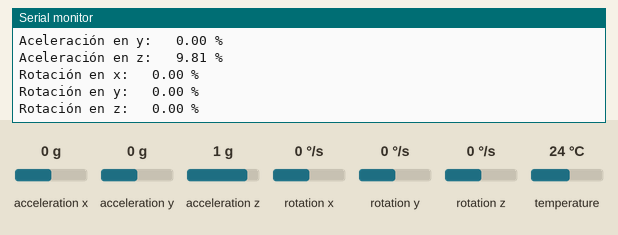
This sketch was run on a simulated ESP32. On the bench: the last lines printed to the serial monitor. The test bench sets the inputs (shaded band); at power-on: acceleration x 0 g, acceleration y 0 g, acceleration z 1 g, rotation x 0 °/s, rotation y 0 °/s, rotation z 0 °/s, temperature 24 °C. WiFi joins after 1.5 s; servers stay silent unless stated; no MQTT or app messages arrive unless stated.

Above: at 2.8 s.
2.9 s: acceleration x set to -1.4 g
At 4.5 s:
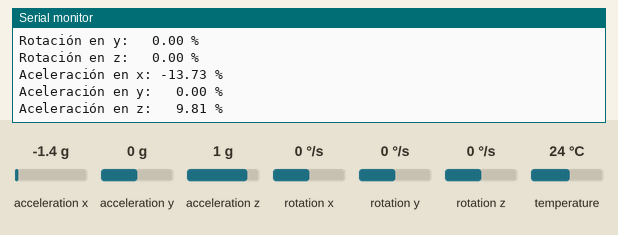
7.2 s: acceleration y set to -1.4 g
At 8.6 s:
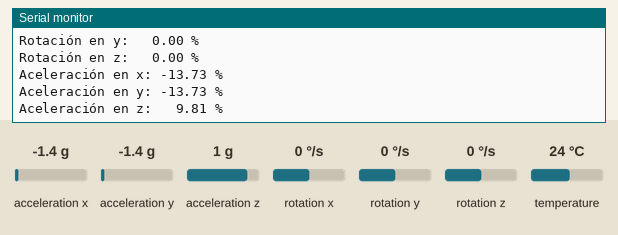
11.3 s: acceleration z set to -1.4 g
At 12.3 s:
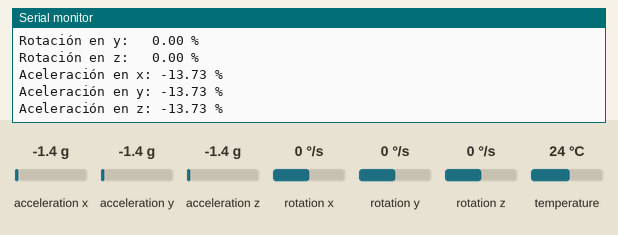
15.5 s: rotation x set to -192 °/s
At 17.9 s:
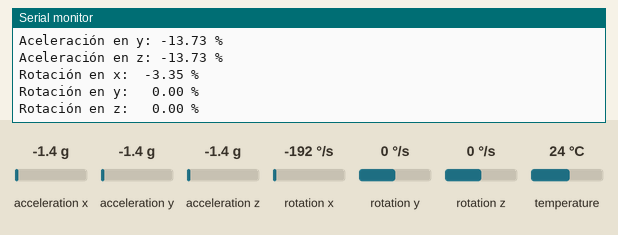
20.6 s: rotation y set to -192 °/s
At 24.1 s:
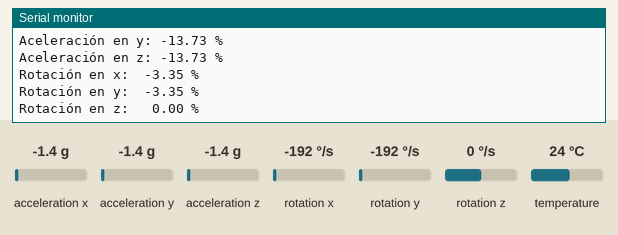
26.6 s: rotation z set to -192 °/s
At 30.3 s:
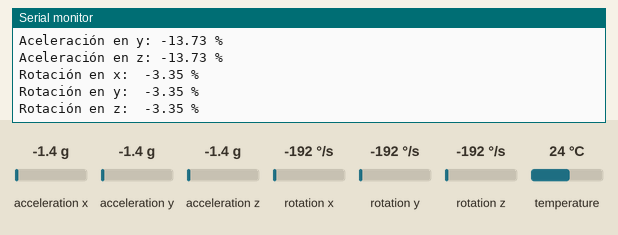

Measured:
- after the input at 2.9 s, the serial monitor: prints a new line after 0.82 s (image 1)
- after the input at 7.2 s, the serial monitor: prints a new line after 0.64 s (image 2)
- after the input at 11.3 s, the serial monitor: prints a new line after 0.65 s (image 3)
- after the input at 15.5 s, the serial monitor: prints a new line after 1.6 s (image 4)
- after the input at 20.6 s, the serial monitor: prints a new line after 2.7 s (image 5)
- after the input at 26.6 s, the serial monitor: prints a new line after 2.8 s (image 6)

The sketch:

Temp_random_MQTT.ino
```cpp
//Liberías
#include <WiFi.h>
#include <PubSubClient.h>
#include <esp_wpa2.h>
#include <Adafruit_MPU6050.h>
#include <Adafruit_Sensor.h>
#include <Wire.h>

// WiFi network Home
const char* ssid = "";
const char* password = "";

//declaramos a nuestro sensor con una varaible
Adafruit_MPU6050 mpu;

// IP Broker
const char* mqtt_broker = "";
const char* clientID = "Sensor_TEMP";

// MQTT Broker
WiFiClient ESP32_;
PubSubClient client(mqtt_broker, 1883, ESP32_);

//Función para conectarse al wifi
void setup_wifi() {
  delay(50);
  // Connecting to a WiFi network
  Serial.println();
  Serial.print("Connecting to ");
  Serial.println(ssid);
  WiFi.begin(ssid, password);
  while (WiFi.status() != WL_CONNECTED) {
  delay(100);
  Serial.print(".");
  }
  if (client.connect(clientID)) {
    Serial.println("");
    Serial.println("Connected to Broker!");
  }
  else {
    Serial.println("Connected to Broker failed...");
  }
  Serial.println("");
  Serial.println("ESP32 IP address: ");
  Serial.println(WiFi.localIP());
}

void reconnect_Broker() {
  if (client.connect(clientID)) {
    Serial.println("Reconnected to Broker!");
  }
  else {
    Serial.println("Reconnected to Broker failed...");
  }
    delay(3000);
}

void setup() {
  Serial.begin(115200);
    while (!Serial)
    delay(10); // will pause Zero, Leonardo, etc until serial console opens

  Serial.println("Adafruit MPU6050 test!");

  // Try to initialize!
  if (!mpu.begin()) {
    Serial.println("Failed to find MPU6050 chip");
    while (1) {
      delay(10);
    }
}

  Serial.println("MPU6050 Found!");
 //Obtiene los parametros del giroscopio
  mpu.setAccelerometerRange(MPU6050_RANGE_8_G);
  mpu.setGyroRange(MPU6050_RANGE_500_DEG);
  mpu.setFilterBandwidth(MPU6050_BAND_5_HZ);
  setup_wifi();
}


void loop() {
    //declaramos nuestras variables para obtener la aceleración y la rotación
    sensors_event_t a, g, temp;
    mpu.getEvent(&a, &g, &temp);
    if (!client.connect(clientID)) {
      reconnect_Broker();
    }
    //Aceleración en X
    float ax = a.acceleration.x;
    static char accelerationx[7];
    dtostrf(ax, 6, 2, accelerationx);
    //Aceleración en Y
    float ay = a.acceleration.y;
    static char accelerationy[7];
    dtostrf(ay, 6, 2, accelerationy);
    //Aceleración en Z
    float az = a.acceleration.z;
    static char accelerationz[7];
    dtostrf(az, 6, 2, accelerationz);

    //Rotación en X
    float rx = g.gyro.x;
    static char girox[7];
    dtostrf(rx, 6, 2, girox);
    //Rotación en Y
    float ry = g.gyro.y;
    static char giroy[7];
    dtostrf(ry, 6, 2, giroy);
    //Rotación en Z
    float rz = g.gyro.z;
    static char giroz[7];
    dtostrf(rz, 6, 2, giroz);

    //Con estas líneas, podemos obtener los valores obtenidos en nuestro giroscopio, mandados a la ESP32 y mandamos a nuestro sistema mediante mosquitto
    client.publish("/ITESM/PUEBLA/accelerationx", accelerationx);
    client.publish("/ITESM/PUEBLA/accelerationy", accelerationy);
    client.publish("/ITESM/PUEBLA/accelerationz", accelerationz);


    client.publish("/ITESM/PUEBLA/rotationx", girox);
    client.publish("/ITESM/PUEBLA/rotationy", giroy);
    client.publish("/ITESM/PUEBLA/rotationz", giroz);

    Serial.print("Aceleración en x: ");
    Serial.print(accelerationx);
    Serial.print(" %\t");
    Serial.println("");
    Serial.print("Aceleración en y: ");
    Serial.print(accelerationy);
    Serial.print(" %\t");
    Serial.println("");
    Serial.print("Aceleración en z: ");
    Serial.print(accelerationz);
    Serial.print(" %\t");
    Serial.println("");
    delay(1000);

    Serial.print("Rotación en x: ");
    Serial.print(girox);
    Serial.print(" %\t");
    Serial.println("");
    Serial.print("Rotación en y: ");
    Serial.print(giroy);
    Serial.print(" %\t");
    Serial.println("");
    Serial.print("Rotación en z: ");
    Serial.print(giroz);
    Serial.print(" %\t");
    Serial.println("");
    delay(1000);

}
```
